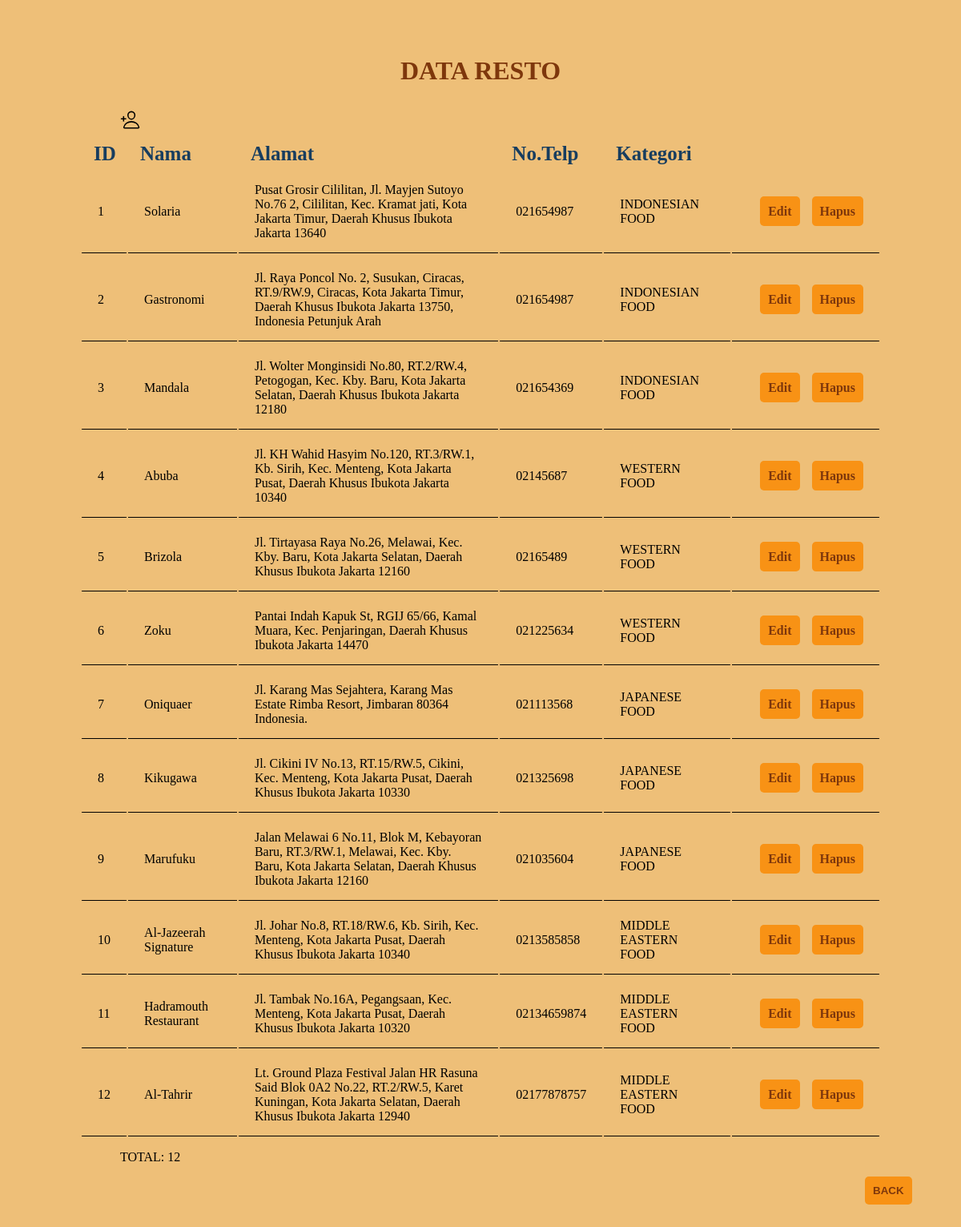
/admin/listuser.php, run on the app's committed database.
### tables this page shows
CREATE TABLE `presto` (
  `ID` int(50) NOT NULL,
  `NAMA` varchar(255) NOT NULL,
  `ALAMAT` varchar(255) NOT NULL,
  `NOTELFON` varchar(50) NOT NULL,
  `KATEGORI` varchar(50) NOT NULL
);

### admin/listuser.php (the view, shortened to what this page needs)
<?php include("config.php") ?>
<!DOCTYPE html>
<html lang="en">
<head>
	<link rel="stylesheet" type="text/css" href="../css/listuser.css">
</head>
<body>
    <h1>DATA RESTO</h1>
    <nav>
		<a href="form_tambah.php"><ion-icon name="person-add-outline"></ion-icon></a>
	</nav>
    <table>
		<thead>
			<tr>
				<th>ID</th>
				<th>Nama</th>
				<th>Alamat</th>
				<th>No.Telp</th>
                <th>Kategori</th>
			</tr>
		</thead>
		<tbody>
			<?php
				$sql = "SELECT * FROM presto";
				$query = mysqli_query($db, $sql);
				while($presto = mysqli_fetch_array($query)){
					echo "<tr>";
					echo "<td>".$presto['ID']."</td>";
					echo "<td>".$presto['NAMA']."</td>";
					echo "<td>".$presto['ALAMAT']."</td>";
					echo "<td>".$presto['NOTELFON']."</td>";
					echo "<td>".$presto['KATEGORI']."</td>";
					echo "<td>";
					echo "<a href='formedit.php?ID=".$presto['ID']."'>Edit</a>";
                    echo "<a href='hapus.php?ID=".$presto['ID']."' onClick=\"return confirm('yakin?');\">Hapus</a>";
					echo "</tr>";
				}
			?>
		</tbody>
	</table>
	<p>TOTAL: <?php echo mysqli_num_rows($query) ?></p>
	<a href="../admin/index.php"><button>BACK</button></a>
</body>
</html>
</body>
</html>

### css/listuser.css (style rules this page uses)
* { margin: 0; padding: 0; }
body { background-color: #EEBF78; }
h1 { text-align: center; font-family: 'Goudy Old Style'; padding: 20px 20px; color: #7E370C; margin-top: 50px; }
nav { margin-left: 150px; padding: 10px 0; }
nav a { text-decoration: none; color: black; }
nav a ion-icon { font-size: 25px; }
table { width: 1000px; margin-left: auto; margin-right: auto; }
thead th { font-weight: bold; font-size: 25px; text-align: left; padding-left: 15px; color: rgb(23, 61, 95); }
tbody td { border-bottom: 1px solid #000; padding: 20px 20px; padding-bottom: 15px; }
tbody a { text-decoration: none; margin-left: 15px; padding: 10px; margin-bottom: 5px; border-radius: 5px; -webkit-border-radius: 5px; -moz-border-radius: 5px; -ms-border-radius: 5px; -o-border-radius: 5px; background-color: rgb(248, 146, 21); color: #7E370C; cursor: pointer; font-weight: bold; }
p { margin-left: 150px; padding: 15px 0; }
a button { padding: 10px 10px; background-color: rgb(248, 146, 21); color: #7E370C; cursor: pointer; font-weight: bold; border: none; border-radius: 5px; -webkit-border-radius: 5px; -moz-border-radius: 5px; -ms-border-radius: 5px; -o-border-radius: 5px; margin-left: 1080px; margin-bottom: 50px; }

### data on the page
presto: ID "1", NAMA "Solaria", ALAMAT "Pusat Grosir Cililitan, Jl. Mayjen Sutoyo No.76 2, Cililitan, Kec. Kramat jati, Kota Jakarta Timur, Daerah Khusus Ibukota Jakarta 13640", NOTELFON "021654987", KATEGORI "INDONESIAN FOOD"
presto: ID "2", NAMA "Gastronomi", ALAMAT "Jl. Raya Poncol No. 2, Susukan, Ciracas, RT.9/RW.9, Ciracas, Kota Jakarta Timur, Daerah Khusus Ibukota Jakarta 13750, Indonesia Petunjuk Arah", NOTELFON "021654987", KATEGORI "INDONESIAN FOOD"
presto: ID "3", NAMA "Mandala", ALAMAT "Jl. Wolter Monginsidi No.80, RT.2/RW.4, Petogogan, Kec. Kby. Baru, Kota Jakarta Selatan, Daerah Khusus Ibukota Jakarta 12180", NOTELFON "021654369", KATEGORI "INDONESIAN FOOD"
presto: ID "4", NAMA "Abuba", ALAMAT "Jl. KH Wahid Hasyim No.120, RT.3/RW.1, Kb. Sirih, Kec. Menteng, Kota Jakarta Pusat, Daerah Khusus Ibukota Jakarta 10340", NOTELFON "02145687", KATEGORI "WESTERN FOOD"
presto: ID "5", NAMA "Brizola", ALAMAT "Jl. Tirtayasa Raya No.26, Melawai, Kec. Kby. Baru, Kota Jakarta Selatan, Daerah Khusus Ibukota Jakarta 12160", NOTELFON "02165489", KATEGORI "WESTERN FOOD"
presto: ID "6", NAMA "Zoku", ALAMAT "Pantai Indah Kapuk St, RGIJ 65/66, Kamal Muara, Kec. Penjaringan, Daerah Khusus Ibukota Jakarta 14470", NOTELFON "021225634", KATEGORI "WESTERN FOOD"
presto: ID "7", NAMA "Oniquaer", ALAMAT "Jl. Karang Mas Sejahtera, Karang Mas Estate Rimba Resort, Jimbaran 80364 Indonesia.", NOTELFON "021113568", KATEGORI "JAPANESE FOOD"
presto: ID "8", NAMA "Kikugawa", ALAMAT "Jl. Cikini IV No.13, RT.15/RW.5, Cikini, Kec. Menteng, Kota Jakarta Pusat, Daerah Khusus Ibukota Jakarta 10330", NOTELFON "021325698", KATEGORI "JAPANESE FOOD"
presto: ID "9", NAMA "Marufuku", ALAMAT "Jalan Melawai 6 No.11, Blok M, Kebayoran Baru, RT.3/RW.1, Melawai, Kec. Kby. Baru, Kota Jakarta Selatan, Daerah Khusus Ibukota Jakarta 12160", NOTELFON "021035604", KATEGORI "JAPANESE FOOD"
presto: ID "10", NAMA "Al-Jazeerah Signature", ALAMAT "Jl. Johar No.8, RT.18/RW.6, Kb. Sirih, Kec. Menteng, Kota Jakarta Pusat, Daerah Khusus Ibukota Jakarta 10340", NOTELFON "0213585858", KATEGORI "MIDDLE EASTERN FOOD"
presto: ID "11", NAMA "Hadramouth Restaurant", ALAMAT "Jl. Tambak No.16A, Pegangsaan, Kec. Menteng, Kota Jakarta Pusat, Daerah Khusus Ibukota Jakarta 10320", NOTELFON "02134659874", KATEGORI "MIDDLE EASTERN FOOD"
presto: ID "12", NAMA "Al-Tahrir", ALAMAT "Lt. Ground Plaza Festival Jalan HR Rasuna Said Blok 0A2 No.22, RT.2/RW.5, Karet Kuningan, Kota Jakarta Selatan, Daerah Khusus Ibukota Jakarta 12940", NOTELFON "02177878757", KATEGORI "MIDDLE EASTERN FOOD"

### other printed values
mysqli_num_rows($query) "12"
